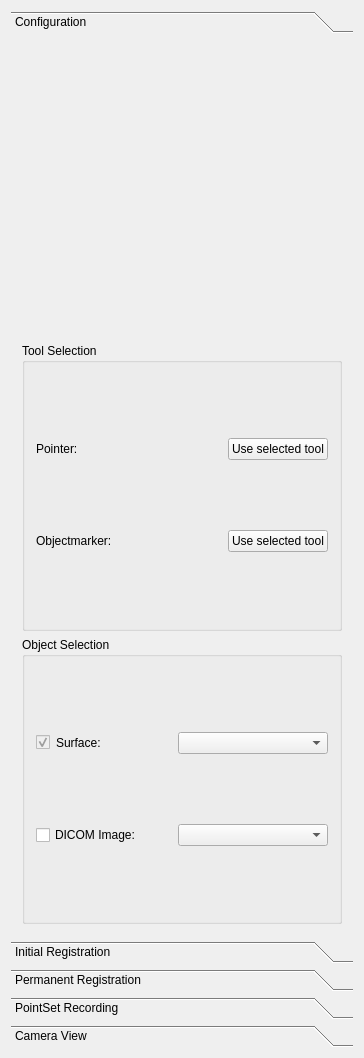
<?xml version="1.0" encoding="UTF-8"?>
<ui version="4.0">
 <class>QmitkIGTTrackingLabViewControls</class>
 <widget class="QWidget" name="QmitkIGTTrackingLabViewControls">
  <property name="geometry">
   <rect>
    <x>0</x>
    <y>0</y>
    <width>364</width>
    <height>1058</height>
   </rect>
  </property>
  <property name="minimumSize">
   <size>
    <width>0</width>
    <height>0</height>
   </size>
  </property>
  <property name="windowTitle">
   <string>QmitkTemplate</string>
  </property>
  <layout class="QVBoxLayout" name="verticalLayout">
   <item>
    <widget class="QToolBox" name="m_ToolBox">
     <property name="minimumSize">
      <size>
       <width>0</width>
       <height>600</height>
      </size>
     </property>
     <property name="currentIndex">
      <number>0</number>
     </property>
     <widget class="QWidget" name="page_6">
      <property name="geometry">
       <rect>
        <x>0</x>
        <y>0</y>
        <width>345</width>
        <height>860</height>
       </rect>
      </property>
      <attribute name="label">
       <string>Configuration</string>
      </attribute>
      <layout class="QVBoxLayout" name="verticalLayout_7">
       <item>
        <widget class="QmitkNavigationDataSourceSelectionWidget" name="m_TrackingDeviceSelectionWidget" native="true">
         <property name="minimumSize">
          <size>
           <width>0</width>
           <height>150</height>
          </size>
         </property>
        </widget>
       </item>
       <item>
        <widget class="QGroupBox" name="groupBox_2">
         <property name="title">
          <string>Tool Selection</string>
         </property>
         <layout class="QVBoxLayout" name="verticalLayout_8">
          <item>
           <layout class="QHBoxLayout" name="horizontalLayout_3">
            <item>
             <widget class="QLabel" name="label_3">
              <property name="text">
               <string>Pointer:</string>
              </property>
             </widget>
            </item>
            <item>
             <spacer name="horizontalSpacer_3">
              <property name="orientation">
               <enum>Qt::Horizontal</enum>
              </property>
              <property name="sizeHint" stdset="0">
               <size>
                <width>13</width>
                <height>20</height>
               </size>
              </property>
             </spacer>
            </item>
            <item>
             <widget class="QLabel" name="m_PointerNameLabel">
              <property name="text">
               <string>&lt;not selected&gt;</string>
              </property>
              <property name="alignment">
               <set>Qt::AlignRight|Qt::AlignTrailing|Qt::AlignVCenter</set>
              </property>
             </widget>
            </item>
            <item>
             <widget class="QPushButton" name="m_UseAsPointerButton">
              <property name="text">
               <string>Use selected tool</string>
              </property>
             </widget>
            </item>
           </layout>
          </item>
          <item>
           <layout class="QHBoxLayout" name="horizontalLayout_4">
            <item>
             <widget class="QLabel" name="label_4">
              <property name="text">
               <string>Objectmarker:</string>
              </property>
             </widget>
            </item>
            <item>
             <spacer name="horizontalSpacer_4">
              <property name="orientation">
               <enum>Qt::Horizontal</enum>
              </property>
              <property name="sizeHint" stdset="0">
               <size>
                <width>47</width>
                <height>20</height>
               </size>
              </property>
             </spacer>
            </item>
            <item>
             <widget class="QLabel" name="m_ObjectmarkerNameLabel">
              <property name="text">
               <string>&lt;not selected&gt;</string>
              </property>
              <property name="alignment">
               <set>Qt::AlignRight|Qt::AlignTrailing|Qt::AlignVCenter</set>
              </property>
             </widget>
            </item>
            <item>
             <widget class="QPushButton" name="m_UseAsObjectmarkerButton">
              <property name="text">
               <string>Use selected tool</string>
              </property>
             </widget>
            </item>
           </layout>
          </item>
         </layout>
        </widget>
       </item>
       <item>
        <widget class="QGroupBox" name="groupBox_3">
         <property name="title">
          <string>Object Selection</string>
         </property>
         <layout class="QVBoxLayout" name="verticalLayout_9">
          <item>
           <layout class="QHBoxLayout" name="horizontalLayout_7">
            <item>
             <widget class="QCheckBox" name="m_SurfaceActive">
              <property name="enabled">
               <bool>false</bool>
              </property>
              <property name="text">
               <string/>
              </property>
              <property name="checkable">
               <bool>true</bool>
              </property>
              <property name="checked">
               <bool>true</bool>
              </property>
              <property name="tristate">
               <bool>false</bool>
              </property>
             </widget>
            </item>
            <item>
             <widget class="QLabel" name="label_2">
              <property name="text">
               <string>Surface:</string>
              </property>
             </widget>
            </item>
            <item>
             <spacer name="horizontalSpacer_7">
              <property name="orientation">
               <enum>Qt::Horizontal</enum>
              </property>
              <property name="sizeHint" stdset="0">
               <size>
                <width>40</width>
                <height>20</height>
               </size>
              </property>
             </spacer>
            </item>
            <item>
             <widget class="QmitkDataStorageComboBox" name="m_ObjectComboBox">
              <property name="minimumSize">
               <size>
                <width>150</width>
                <height>0</height>
               </size>
              </property>
             </widget>
            </item>
           </layout>
          </item>
          <item>
           <layout class="QHBoxLayout" name="horizontalLayout_8">
            <item>
             <widget class="QCheckBox" name="m_ImageActive">
              <property name="text">
               <string>DICOM Image:</string>
              </property>
              <property name="checked">
               <bool>false</bool>
              </property>
             </widget>
            </item>
            <item>
             <spacer name="horizontalSpacer_8">
              <property name="orientation">
               <enum>Qt::Horizontal</enum>
              </property>
              <property name="sizeHint" stdset="0">
               <size>
                <width>40</width>
                <height>20</height>
               </size>
              </property>
             </spacer>
            </item>
            <item>
             <widget class="QmitkDataStorageComboBox" name="m_ImageComboBox">
              <property name="minimumSize">
               <size>
                <width>150</width>
                <height>0</height>
               </size>
              </property>
             </widget>
            </item>
           </layout>
          </item>
         </layout>
        </widget>
       </item>
      </layout>
     </widget>
     <widget class="QWidget" name="page">
      <property name="geometry">
       <rect>
        <x>0</x>
        <y>0</y>
        <width>342</width>
        <height>881</height>
       </rect>
      </property>
      <attribute name="label">
       <string>Initial Registration</string>
      </attribute>
      <layout class="QVBoxLayout" name="verticalLayout_2">
       <item>
        <widget class="QmitkFiducialRegistrationWidget" name="m_RegistrationWidget" native="true"/>
       </item>
      </layout>
     </widget>
     <widget class="QWidget" name="m_PermanentRegistrationToolSelectionWidgetPage">
      <property name="geometry">
       <rect>
        <x>0</x>
        <y>0</y>
        <width>342</width>
        <height>881</height>
       </rect>
      </property>
      <attribute name="label">
       <string>Permanent Registration</string>
      </attribute>
      <layout class="QVBoxLayout" name="verticalLayout_3">
       <item>
        <widget class="QCheckBox" name="m_UsePermanentRegistrationToggle">
         <property name="text">
          <string>Activate permanent registration</string>
         </property>
        </widget>
       </item>
       <item>
        <spacer name="verticalSpacer">
         <property name="orientation">
          <enum>Qt::Vertical</enum>
         </property>
         <property name="sizeHint" stdset="0">
          <size>
           <width>20</width>
           <height>40</height>
          </size>
         </property>
        </spacer>
       </item>
      </layout>
     </widget>
     <widget class="QWidget" name="m_PointSetRecordingPage">
      <property name="geometry">
       <rect>
        <x>0</x>
        <y>0</y>
        <width>342</width>
        <height>881</height>
       </rect>
      </property>
      <attribute name="label">
       <string>PointSet Recording</string>
      </attribute>
      <layout class="QVBoxLayout" name="verticalLayout_4">
       <item>
        <widget class="QmitkNavigationDataSourceSelectionWidget" name="m_PointSetRecordingToolSelectionWidget" native="true"/>
       </item>
       <item>
        <layout class="QHBoxLayout" name="horizontalLayout">
         <item>
          <spacer name="horizontalSpacer">
           <property name="orientation">
            <enum>Qt::Horizontal</enum>
           </property>
           <property name="sizeHint" stdset="0">
            <size>
             <width>40</width>
             <height>20</height>
            </size>
           </property>
          </spacer>
         </item>
         <item>
          <widget class="QLabel" name="label">
           <property name="text">
            <string>Point Distance [mm]</string>
           </property>
          </widget>
         </item>
         <item>
          <widget class="QSpinBox" name="m_PSRecordingSpinBox">
           <property name="value">
            <number>1</number>
           </property>
          </widget>
         </item>
        </layout>
       </item>
       <item>
        <layout class="QHBoxLayout" name="horizontalLayout_2">
         <item>
          <spacer name="horizontalSpacer_2">
           <property name="orientation">
            <enum>Qt::Horizontal</enum>
           </property>
           <property name="sizeHint" stdset="0">
            <size>
             <width>40</width>
             <height>20</height>
            </size>
           </property>
          </spacer>
         </item>
         <item>
          <widget class="QCheckBox" name="m_PointSetRecordCheckBox">
           <property name="text">
            <string>Point Set Recording</string>
           </property>
          </widget>
         </item>
        </layout>
       </item>
       <item>
        <spacer name="verticalSpacer_2">
         <property name="orientation">
          <enum>Qt::Vertical</enum>
         </property>
         <property name="sizeHint" stdset="0">
          <size>
           <width>20</width>
           <height>779</height>
          </size>
         </property>
        </spacer>
       </item>
      </layout>
     </widget>
     <widget class="QWidget" name="page_2">
      <property name="geometry">
       <rect>
        <x>0</x>
        <y>0</y>
        <width>342</width>
        <height>881</height>
       </rect>
      </property>
      <attribute name="label">
       <string>Camera View</string>
      </attribute>
      <layout class="QVBoxLayout" name="verticalLayout_10">
       <item>
        <widget class="QmitkNavigationDataSourceSelectionWidget" name="m_CameraViewSelection" native="true"/>
       </item>
       <item>
        <widget class="QGroupBox" name="m_ViewDirectionBox">
         <property name="title">
          <string>Needle View Direction (in Tool Coordinates)</string>
         </property>
         <layout class="QVBoxLayout" name="verticalLayout_5">
          <item>
           <layout class="QHBoxLayout" name="horizontalLayout_5">
            <item>
             <widget class="QRadioButton" name="m_NeedleViewX">
              <property name="text">
               <string>X</string>
              </property>
              <property name="checked">
               <bool>true</bool>
              </property>
             </widget>
            </item>
            <item>
             <widget class="QRadioButton" name="m_NeedleViewY">
              <property name="text">
               <string>Y</string>
              </property>
             </widget>
            </item>
            <item>
             <widget class="QRadioButton" name="m_NeedleViewZ">
              <property name="text">
               <string>Z</string>
              </property>
             </widget>
            </item>
            <item>
             <spacer name="horizontalSpacer_5">
              <property name="orientation">
               <enum>Qt::Horizontal</enum>
              </property>
              <property name="sizeHint" stdset="0">
               <size>
                <width>40</width>
                <height>20</height>
               </size>
              </property>
             </spacer>
            </item>
           </layout>
          </item>
          <item>
           <widget class="QCheckBox" name="m_NeedleViewInvert">
            <property name="text">
             <string>Invert</string>
            </property>
           </widget>
          </item>
         </layout>
        </widget>
       </item>
       <item>
        <widget class="QGroupBox" name="m_ViewUpBox">
         <property name="title">
          <string>View Up Vector (in Tool Coordinates)</string>
         </property>
         <layout class="QVBoxLayout" name="verticalLayout_6">
          <item>
           <layout class="QHBoxLayout" name="horizontalLayout_6">
            <item>
             <widget class="QRadioButton" name="m_NeedleUpX">
              <property name="text">
               <string>X</string>
              </property>
              <property name="checked">
               <bool>true</bool>
              </property>
             </widget>
            </item>
            <item>
             <widget class="QRadioButton" name="m_NeedleUpY">
              <property name="text">
               <string>Y</string>
              </property>
             </widget>
            </item>
            <item>
             <widget class="QRadioButton" name="m_NeedleUpZ">
              <property name="text">
               <string>Z</string>
              </property>
             </widget>
            </item>
            <item>
             <spacer name="horizontalSpacer_6">
              <property name="orientation">
               <enum>Qt::Horizontal</enum>
              </property>
              <property name="sizeHint" stdset="0">
               <size>
                <width>40</width>
                <height>20</height>
               </size>
              </property>
             </spacer>
            </item>
           </layout>
          </item>
          <item>
           <widget class="QCheckBox" name="m_NeedleUpInvert">
            <property name="text">
             <string>Invert</string>
            </property>
           </widget>
          </item>
         </layout>
        </widget>
       </item>
       <item>
        <widget class="QCheckBox" name="m_ActivateNeedleView">
         <property name="text">
          <string>Activate Needle View</string>
         </property>
        </widget>
       </item>
       <item>
        <spacer name="spacer1">
         <property name="orientation">
          <enum>Qt::Vertical</enum>
         </property>
         <property name="sizeType">
          <enum>QSizePolicy::Expanding</enum>
         </property>
         <property name="sizeHint" stdset="0">
          <size>
           <width>20</width>
           <height>630</height>
          </size>
         </property>
        </spacer>
       </item>
      </layout>
     </widget>
    </widget>
   </item>
  </layout>
 </widget>
 <layoutdefault spacing="6" margin="11"/>
 <customwidgets>
  <customwidget>
   <class>QmitkFiducialRegistrationWidget</class>
   <extends>QWidget</extends>
   <header>QmitkFiducialRegistrationWidget.h</header>
   <container>1</container>
  </customwidget>
  <customwidget>
   <class>QmitkNavigationDataSourceSelectionWidget</class>
   <extends>QWidget</extends>
   <header>QmitkNavigationDataSourceSelectionWidget.h</header>
   <container>1</container>
  </customwidget>
  <customwidget>
   <class>QmitkDataStorageComboBox</class>
   <extends>QComboBox</extends>
   <header>QmitkDataStorageComboBox.h</header>
  </customwidget>
 </customwidgets>
 <resources/>
 <connections/>
</ui>
